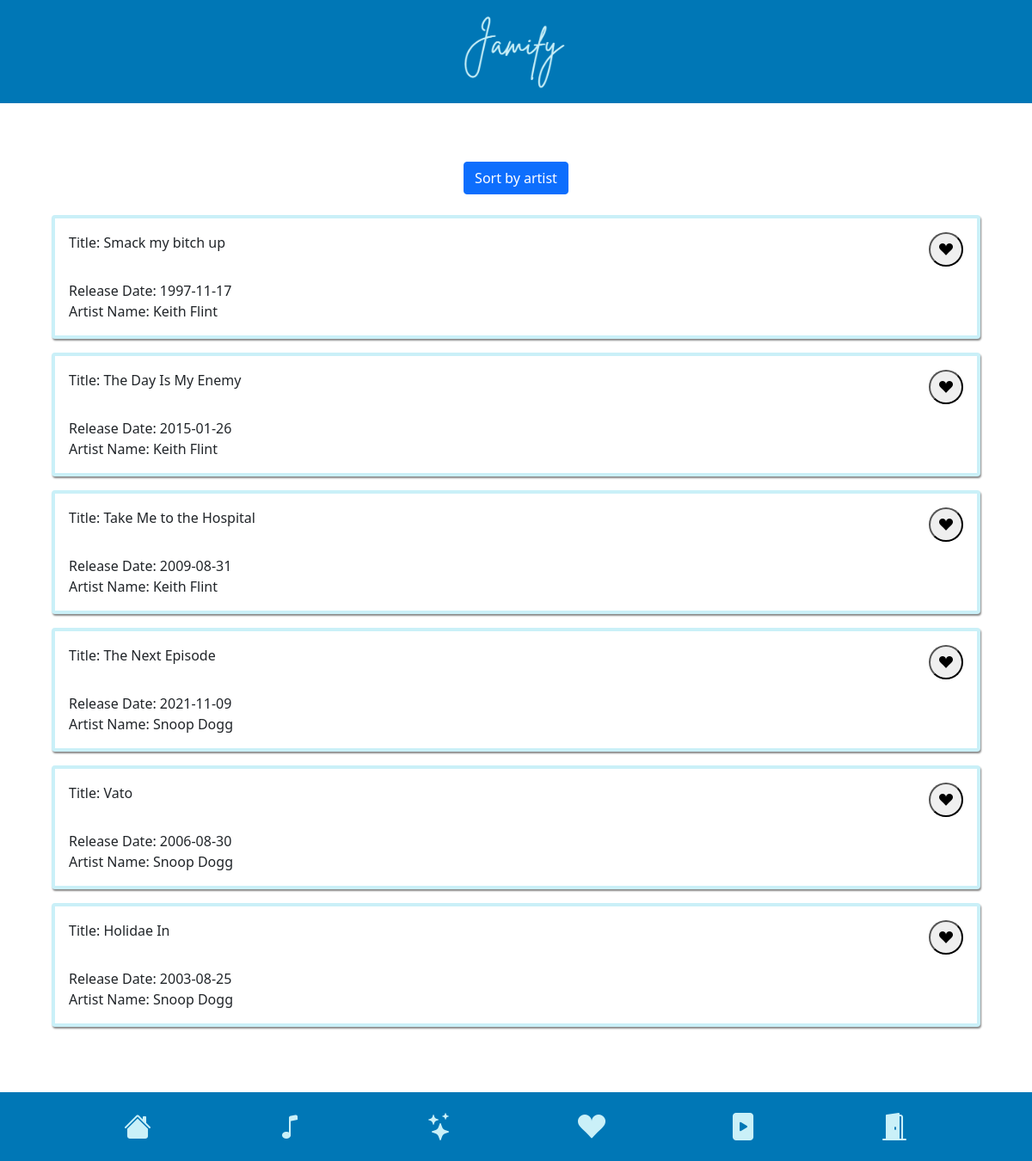
/songs.php, run on the app's committed database.
### tables this page shows
CREATE TABLE `songs` (
  `id` int(11) NOT NULL,
  `title` varchar(40) NOT NULL,
  `category_id` int(11) DEFAULT NULL,
  `release_date` date NOT NULL,
  `artist_id` int(11) NOT NULL
);

CREATE TABLE `artists` (
  `id` int(11) NOT NULL,
  `bio` varchar(4000) NOT NULL,
  `gender` varchar(10) DEFAULT NULL,
  `name` varchar(50) DEFAULT NULL,
  `date_of_birth` date NOT NULL DEFAULT current_timestamp()
);

### songs.php (the view, shortened to what this page needs)
<?php
$conn = mysqli_connect('localhost', 'root', '', 'jamify');
if ($_SESSION['ascending'] != true) {
    $query = "SELECT songs.*, artists.name FROM songs inner join artists on songs.artist_id = artists.id order by artists.name desc";
    $result = mysqli_query($conn, $query);
} else {
    $query = "SELECT songs.*, artists.name FROM songs inner join artists on songs.artist_id = artists.id order by artists.name asc";
    $result = mysqli_query($conn, $query);
}
?>
<html lang="en">
<head>
    <link href="https://cdn.jsdelivr.net/npm/bootstrap@5.1.3/dist/css/bootstrap.min.css" rel="stylesheet" />
    <link rel="stylesheet" href="https://cdn.jsdelivr.net/npm/bootstrap-icons@1.7.0/font/bootstrap-icons.css" />
    <link rel="stylesheet" href="global.css" />
    <link rel="stylesheet" href="songs.css" />
</head>
<body>
    <?php include_once('header.php') ?>
    <div class=songsContainer>
        <form action="" method="POST">
            <div class="d-flex justify-content-end p-2">
                <input class="btn btn-primary" type="submit" name="sortArtist" value="Sort by artist">
            </div>
        </form>
        <?php foreach ($result as $song) { ?>
            <div class="card p-3 songsCard">
                <div style="display:flex; justify-content:space-between;">
                    <div> Title: <?= $song['title'] ?> </div>
                    <form action="songs.php" method="post">
                        <button type="submit" name="love" value="<?= $song['title'] ?>" style="border-radius:50px;height:40px; width:40px;"><i class="bi bi-suit-heart-fill"></i></button>
                    </form>
                </div>
                <span> Release Date: <?= $song['release_date'] ?></span>
                <span> Artist Name: <?= $song['name'] ?></span>
            </div>
        <?php  } ?>
    </div>
    <?php include_once('navbar.php') ?>
</body>
</html>

### header.php
<div class="header">
    <img src="jamify_logo.jpg">
</div>

### navbar.php
<div class="navbar">
    <div class="navbar-btn">
        <a href="index.php">
            <i class="bi bi-house-fill"></i>
        </a>
    </div>
    <div class="navbar-btn">
        <a href="songs.php">
            <i class="bi bi-music-note"></i>
        </a>
    </div>
    <div class="navbar-btn">
        <a href="artists.php">
            <i class="bi bi-stars"></i>
        </a>
    </div>
    <div class="navbar-btn">
        <a href="favorite.php">
            <i class="bi bi-suit-heart-fill"></i>
        </a>
    </div>
    <div class="navbar-btn">
        <a href="playlists.php">
            <i class="bi bi-file-play-fill"></i>
        </a>
    </div>
    <div class="navbar-btn">
        <a href="login.php">
            <i class="bi bi-door-open-fill"></i>
        </a>
    </div>
</div>

### global.css (style rules this page uses)
.navbar { display: flex; flex-direction: row; justify-content: space-evenly; background-color: #0077b6; position: fixed; bottom: 0; width: 100%; height: 80px; }
.navbar-btn { padding: auto; font-size: 32px; color: #caf0f8; }
a { color: #caf0f8; }
body { margin: 0; background-color: white; }
.header { background-color: #0077b6; width: 100%; display: flex; flex-direction: row; justify-content: center; align-items: center; color: #caf0f8; }
.header > img { background-color: #0077b6; margin: 10px; height: 100px; display: flex; flex-direction: row; justify-content: center; align-items: center; color: #caf0f8; }

### songs.css (style rules this page uses)
.songsContainer { display: flex; flex-direction: column; align-items: center; padding: 5%; }
.songsCard { border: 4px solid #caf0f8; margin-bottom: 16px; box-shadow: 1px 2px 2px #888888; width: 100%; }
.songsCard:last-child { border: 4px solid #caf0f8; margin-bottom: 96px; box-shadow: 1px 2px 2px #888888; }
input[type="submit"] { display: block; }

### data on the page
songs: title "Smack my bitch up", release_date "1997-11-17", artist.name "Keith Flint"
songs: title "The Day Is My Enemy", release_date "2015-01-26", artist.name "Keith Flint"
songs: title "Take Me to the Hospital", release_date "2009-08-31", artist.name "Keith Flint"
songs: title "The Next Episode", release_date "2021-11-09", artist.name "Snoop Dogg"
songs: title "Vato", release_date "2006-08-30", artist.name "Snoop Dogg"
songs: title "Holidae In", release_date "2003-08-25", artist.name "Snoop Dogg"
